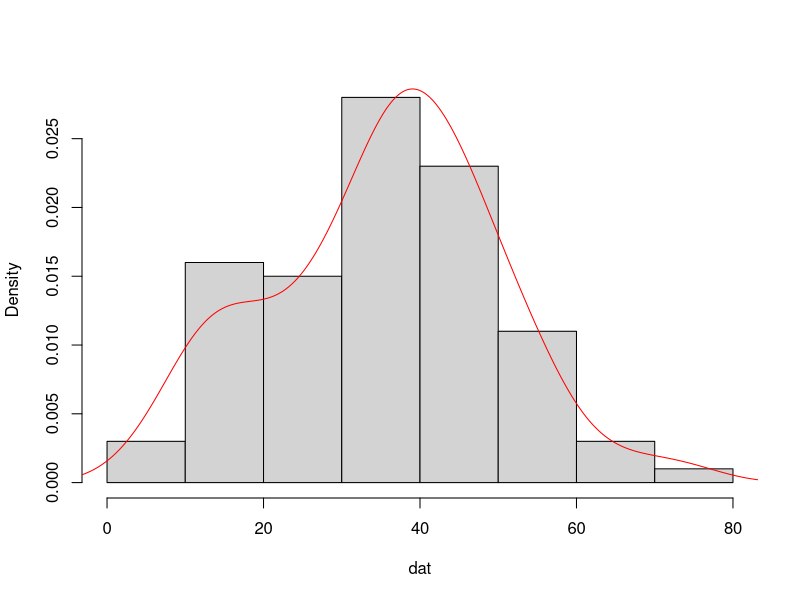
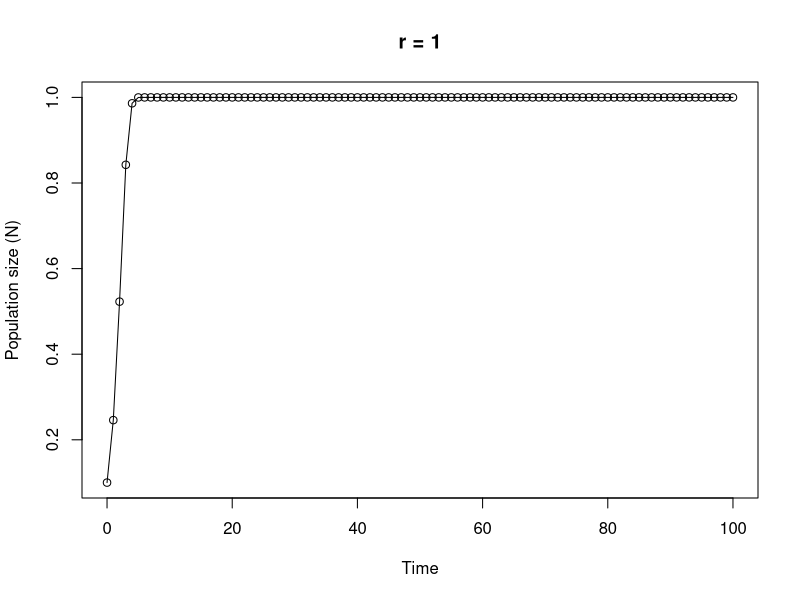

Recreate these plots in R, in order.
## ----Q1, echo=SOLUTIONS----------------------------------------------------------------------------------------------------------------------------------------------------------------------------------------------------------------------------------------------------------------------------------------------

# area of a circle
# the equation to calculate the area of a circle is pi * radius^2

circle.area <- function(d){ 
	pi * (d/2)^2
}

# to use your new function

circle.area(10)
# [1] 78.53982

# to test on a vector of diameters
# first create a vector with diameters ranging from 0 to 50 in steps of 10

cir.diam <- seq(from = 0, to = 50, by = 10)

# test your function

circle.area(cir.diam)
# [1]    0.00000   78.53982  314.15927  706.85835 1256.63706 1963.49541


## ----Q2, echo=SOLUTIONS, tidy = TRUE---------------------------------------------------------------------------------------------------------------------------------------------------------------------------------------------------------------------------------------------------------------------------------

far.cent <- function(a){
	val <- (a-32)*5/9
	print(paste("Fahrenheit: ", round(a, digits = 3), "oF",sep = " "), quote = FALSE)# round 3dp
	print(paste("Centigrade: ", round(val, digits = 3), "oC", sep = " "), quote = FALSE)# round 3dp
}

# alternative Fahrenheit to centigrade using cat function

far.cent2 <- function(a){
	val <- (a - 32) * 5/9	#calculation
	cat("Fahrenheit: ", round(a, digits = 3), "oF", "\n")   # use cat function
	cat("Centigrade: ", round(val, digits = 3), "oC", "\n")   
}


## ----Q3, echo=SOLUTIONS----------------------------------------------------------------------------------------------------------------------------------------------------------------------------------------------------------------------------------------------------------------------------------------------

# Create a vector of normally distributed data
# length 100, mean 35 and standard deviation of 29

vals <- rnorm(100, 35, 15)	# create some norm dist data mean 35, sd = 15

summary.fun <- function(dat){
	mymean <- round(mean(dat), digits = 4)      	# calc mean
	mymedian <- round(median(dat), digits = 4)    # calc median
	mymin <- round(min(dat), digits = 4)          # calc min
	mymax <- round(max(dat), digits = 4)          # calc max
	print(paste("mean:", mymean, sep = " "), quote = FALSE)     # print mean
	print(paste("median:", mymedian, sep = " "), quote = FALSE)     # print median
	print(paste("range:", "from:", mymin, "to", mymax, sep = " "), quote = FALSE) 
	dens <- density(dat)                          # estimate density curve
	hist(dat, main = "",type = "l",freq = FALSE)  # plot histogram
	lines(dens, lty = 1, col = "red")             # plot density curve
}

# use the function
summary.fun(vals)


## ----Q4, echo=SOLUTIONS----------------------------------------------------------------------------------------------------------------------------------------------------------------------------------------------------------------------------------------------------------------------------------------------

# calculate a median

ourmedian <- function(x){
	n <- length(x)
	if (n %% 2 == 1)      # odd numbers
	  sort(x)[(n + 1)/2]  # find the middle number by adding 1 to length and div 2
	else {                # even numbers
	  middletwo <- sort(x)[(n/2) + 0:1]   #find the two middle numbers
	  mean(middletwo)
	  }
}

# use the function
mydat <- sample(1:50, size = 10, replace = TRUE )

# our function
ourmedian(mydat)

# R median function
median(mydat)


## ----Q5, echo=SOLUTIONS, tidy = TRUE---------------------------------------------------------------------------------------------------------------------------------------------------------------------------------------------------------------------------------------------------------------------------------

# function to simulate Ricker model

Ricker.model <- function(nzero, r, time, K=1){     # sets initial parameters
  N <- numeric(time + 1)    # creates a real vector of length time+1 to store values of Nt+1
  N[1] <- nzero             # sets initial population size in first element of N
  for (i in 1:time) {				# loops over time
      N[i+1] <- N[i]*exp(r*(1 - N[i]/K))    
  }
  Time <- 0:time   					 # creates vector for x axis
  plot(Time, N, type = "o", xlim = c(0, time), xlab = "Time", ylab = "Population size (N)", main = paste("r =", r, sep=" "))   # plots     output
}

# To run
# play around with the different parameters, especially r
Ricker.model(nzero=0.1,r=1,time=100)
